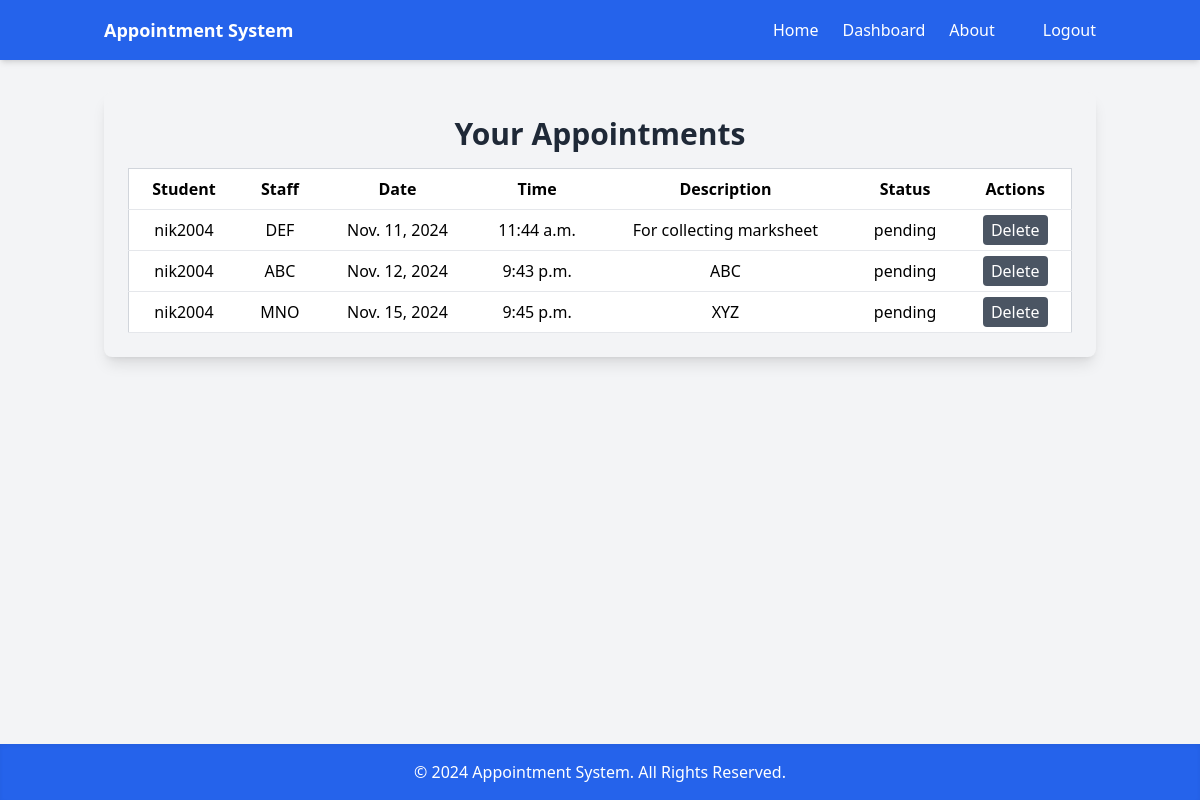
Page /appointments/view/ (signed in) on the committed database.
### appointments/models.py (models this page shows, shortened)
class Appointment(models.Model):
    STATUS_CHOICES = [
        ('pending', 'Pending'),
        ('confirmed', 'Confirmed'),
        ('canceled', 'Canceled'),
        ('completed', 'Completed'),
    ]
    student = models.ForeignKey(User, on_delete=models.CASCADE, related_name='appointments')
    staff = models.ForeignKey('Staff', on_delete=models.CASCADE, related_name='staff_appointments')
    appointment_date = models.DateField()
    appointment_time = models.TimeField()
    description = models.TextField(blank=True, null=True)
    status = models.CharField(max_length=20, choices=STATUS_CHOICES, default='pending')
    class Meta:
        unique_together = (('student', 'staff', 'appointment_date', 'appointment_time'),)

class Staff(models.Model):
    user = models.OneToOneField(User, on_delete=models.CASCADE)
    name = models.CharField(max_length=100)
    department = models.CharField(max_length=100)
    email = models.EmailField(unique=True)
    phone_number = models.CharField(max_length=15, null=True, blank=True)

### appointments/views/appointments.py (the view)
# urls.py: path('view/', view_appointments, name='view_appointments'),
@login_required
def view_appointments(request):
    if request.user.is_staff:
        try:
            staff = Staff.objects.get(user=request.user)
            appointments = Appointment.objects.filter(staff=staff)
        except Staff.DoesNotExist:
            appointments = []  # Handle case where the staff object doesn't exist
    else:
        appointments = Appointment.objects.filter(student=request.user)
    has_appointments = appointments.exists()  # Check if there are any appointments
    return render(request, 'appointments/view_appointments.html', {'appointments': appointments, 'has_appointments': has_appointments})

### appointments/templates/appointments/view_appointments.html (shortened to what this page needs)
{% extends 'appointments/base.html' %}
{% block link3 %}
<a href="{% url 'logout' %}" class="hover:underline">Logout</a>
{% endblock %}
{% block content %}
<div class="container mx-auto p-6 bg-gray-100 rounded-lg shadow-lg">
    <h1 class="text-3xl font-bold mb-4 text-center text-gray-800">Your Appointments</h1>
    {% if appointments %}
        <div class="overflow-x-auto text-center">
            <table class="min-w-full bg-white border border-gray-300">
                <thead>
                    <tr>
                        <th class="py-2 px-4 border-b">Student</th>
                        <th class="py-2 px-4 border-b">Staff</th>
                        <th class="py-2 px-4 border-b">Date</th>
                        <th class="py-2 px-4 border-b">Time</th>
                        <th class="py-2 px-4 border-b">Description</th>
                        <th class="py-2 px-4 border-b">Status</th>
                        <th class="py-2 px-4 border-b">Actions</th>
                    </tr>
                </thead>
                <tbody>
                    {% for appointment in appointments %}
                    <tr class="hover:bg-gray-100">
                        <td class="py-2 px-4 border-b">{{ appointment.student.username }}</td>
                        <td class="py-2 px-4 border-b">{{ appointment.staff.name }}</td>
                        <td class="py-2 px-4 border-b">{{ appointment.appointment_date }}</td>
                        <td class="py-2 px-4 border-b">{{ appointment.appointment_time }}</td>
                        <td class="py-2 px-4 border-b">{{ appointment.description }}</td>
                        <td class="py-2 px-4 border-b">{{ appointment.status }}</td>
                        <td class="py-2 px-4 border-b">
                            <a href="{% url 'delete_appointment' appointment.id %}" class="bg-gray-600 text-white px-2 py-1 rounded hover:bg-gray-700 transition">Delete</a>
                        </td>
                    </tr>
                    {% endfor %}
                </tbody>
            </table>
        </div>
    {% else %}
        <p class="text-center text-gray-500">No appointments found.</p>
    {% endif %}
</div>
{% endblock %}

### rows in the picture
Appointment: student.username "nik2004", staff.name "DEF", appointment_date "Nov. 11, 2024", appointment_time "11:44 a.m.", description "For collecting marksheet", status "pending"
Appointment: student.username "nik2004", staff.name "ABC", appointment_date "Nov. 12, 2024", appointment_time "9:43 p.m.", description "ABC", status "pending"
Appointment: student.username "nik2004", staff.name "MNO", appointment_date "Nov. 15, 2024", appointment_time "9:45 p.m.", description "XYZ", status "pending"
